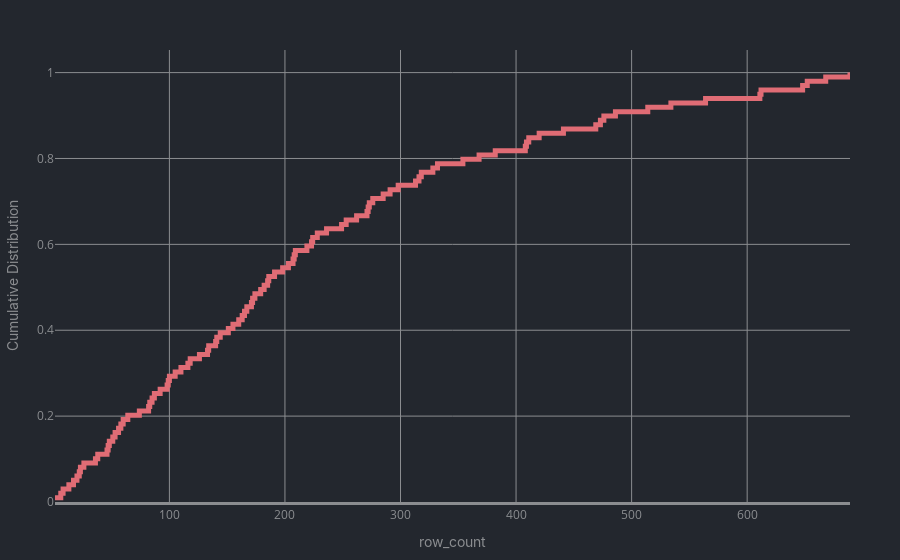

The notebook cell this image was saved under:
### Code cell
from helpers.my_plotting import my_iteractable_cumulative

my_iteractable_cumulative(data["row_count"].drop_duplicates())

### Figure 1 — Plotly figure (JSON) as saved in the notebook; plotly's stock layout.template omitted (floating-point values rounded to 4 significant figures)
{"data": [{"hovertemplate": "row_count=%{x}<br>probability=%{y}<extra></extra>", "legendgroup": "", "line": {"color": "#e06c75", "dash": "solid", "shape": "hv", "width": 5}, "marker": {"color": "#636efa", "symbol": "circle"}, "mode": "lines", "name": "", "orientation": "v", "showlegend": false, "type": "scatter", "x": [1, 6, 8, 13, 17, 20, 22, 23, 26, 36, 38, 46, 47, 48, 51, 53, 56, 58, 60, 64, 74, 82, 83, 85, 87, 92, 98, 99, 100, 105, 110, 116, 118, 126, 133, 134, 140, 141, 144, 151, 155, 160, 163, 165, 167, 171, 172, 174, 179, 182, 185, 186, 191, 198, 203, 207, 208, 209, 219, 223, 224, 228, 236, 249, 253, 262, 271, 272, 273, 276, 285, 291, 298, 313, 316, 318, 328, 332, 354, 368, 382, 408, 409, 411, 420, 441, 469, 473, 476, 486, 514, 534, 564, 611, 612, 648, 652, 668, 689], "xaxis": "x", "y": [0.0101, 0.0202, 0.0303, 0.0404, 0.05051, 0.06061, 0.07071, 0.08081, 0.09091, 0.101, 0.1111, 0.1212, 0.1313, 0.1414, 0.1515, 0.1616, 0.1717, 0.1818, 0.1919, 0.202, 0.2121, 0.2222, 0.2323, 0.2424, 0.2525, 0.2626, 0.2727, 0.2828, 0.2929, 0.303, 0.3131, 0.3232, 0.3333, 0.3434, 0.3535, 0.3636, 0.3737, 0.3838, 0.3939, 0.404, 0.4141, 0.4242, 0.4343, 0.4444, 0.4545, 0.4646, 0.4747, 0.4848, 0.4949, 0.5051, 0.5152, 0.5253, 0.5354, 0.5455, 0.5556, 0.5657, 0.5758, 0.5859, 0.596, 0.6061, 0.6162, 0.6263, 0.6364, 0.6465, 0.6566, 0.6667, 0.6768, 0.6869, 0.697, 0.7071, 0.7172, 0.7273, 0.7374, 0.7475, 0.7576, 0.7677, 0.7778, 0.7879, 0.798, 0.8081, 0.8182, 0.8283, 0.8384, 0.8485, 0.8586, 0.8687, 0.8788, 0.8889, 0.899, 0.9091, 0.9192, 0.9293, 0.9394, 0.9495, 0.9596, 0.9697, 0.9798, 0.9899, 1], "yaxis": "y"}], "layout": {"font": {"color": "#8b8d90"}, "legend": {"tracegroupgap": 0}, "margin": {"b": 50, "l": 50, "r": 50, "t": 50}, "paper_bgcolor": "#23272e", "plot_bgcolor": "#23272e", "xaxis": {"anchor": "y", "domain": [0, 1], "gridcolor": "#8b8d90", "linecolor": "#8b8d90", "linewidth": 3, "title": {"font": {"family": "Inter"}, "text": "row_count"}}, "yaxis": {"anchor": "x", "domain": [0, 1], "gridcolor": "#8b8d90", "rangemode": "tozero", "title": {"font": {"family": "Inter"}, "text": "Cumulative Distribution"}}}}
